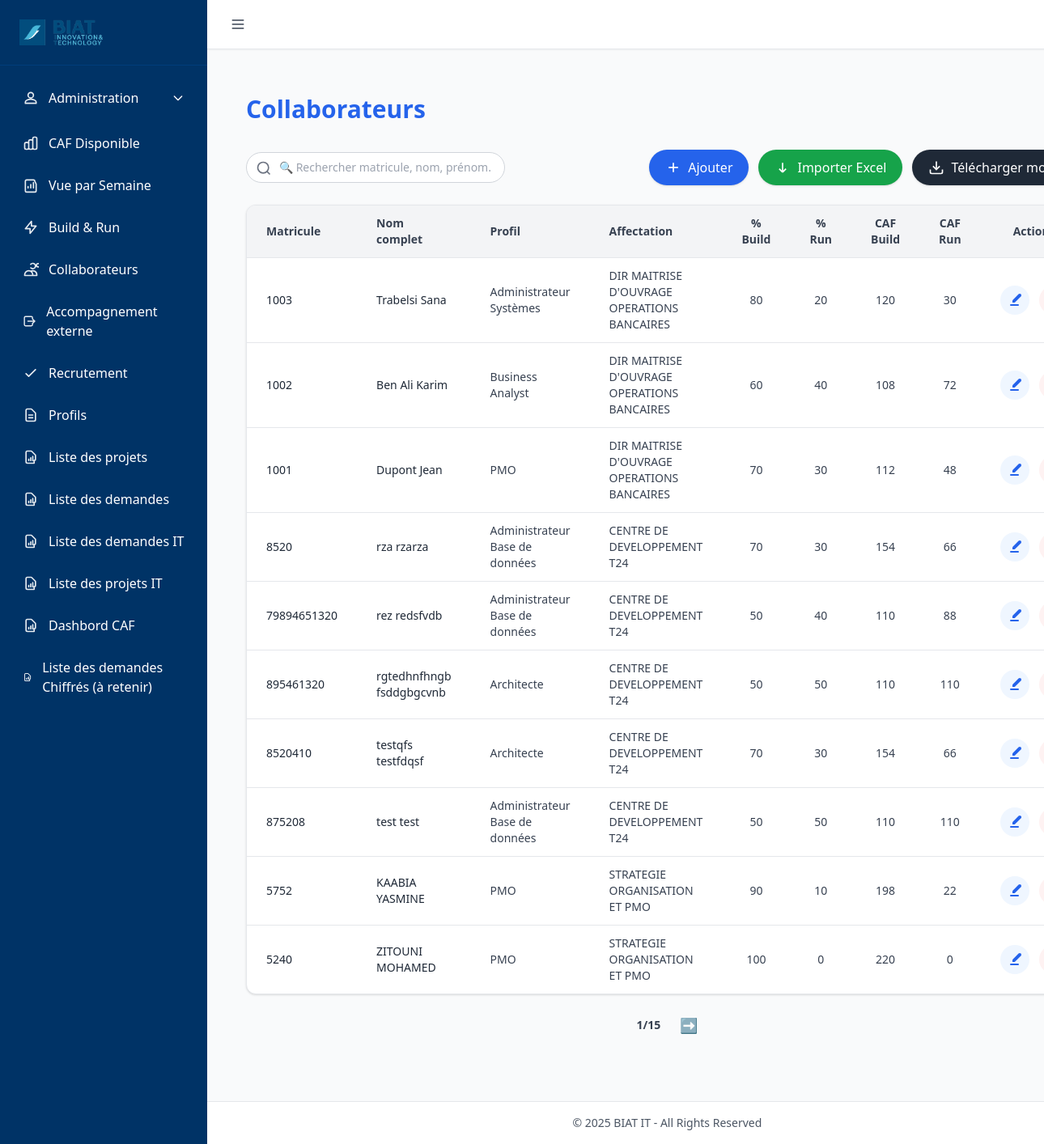
The app's page /collaborateurs/ with its own data.
### tables this page shows
CREATE TABLE collaborateurs (
    matricule TEXT PRIMARY KEY,
    nom TEXT NOT NULL,
    prenom TEXT NOT NULL,
    profil_id INTEGER,  -- ⚠️ plus de NOT NULL
    pourcentage_build INTEGER DEFAULT 70,
    pourcentage_run INTEGER DEFAULT 30,
    caf_disponible_build INTEGER DEFAULT 0,
    caf_disponible_run INTEGER DEFAULT 0,
    affectation_id INTEGER,  -- ⚠️ plus de NOT NULL
    build_ratio INTEGER DEFAULT 70,
    run_ratio INTEGER DEFAULT 30,
    idate TEXT,
    iuser TEXT,
    udate TEXT,
    uuser TEXT, heures_base INTEGER,
    FOREIGN KEY (profil_id) REFERENCES profils(id),
    FOREIGN KEY (affectation_id) REFERENCES affectation(id)
);

CREATE TABLE profils (
    id INTEGER PRIMARY KEY AUTOINCREMENT,
    nom TEXT UNIQUE NOT NULL
, heures_base INTEGER DEFAULT 35, build_ratio INTEGER DEFAULT 70, run_ratio INTEGER DEFAULT 30, description TEXT, idate DATETIME, iuser INTEGER, udate DATETIME, uuser INTEGER);

CREATE TABLE affectation (
    id INTEGER PRIMARY KEY AUTOINCREMENT,
    nom TEXT UNIQUE NOT NULL
);

### routes/collaborateurs_routes.py (the view)
@collab_bp.route('/')
def liste_collaborateurs():
    profil_id = request.args.get('profil_id', type=int)
    search = request.args.get('search', '').strip()
    incomplets = request.args.get('incomplets')
    page = request.args.get('page', 1, type=int)
    per_page = 10
    offset = (page - 1) * per_page
    profils = query_db("SELECT * FROM profils ORDER BY nom")
    affectations = query_db("SELECT * FROM affectation ORDER BY nom")
    base_query = """
        SELECT
            c.matricule, c.nom, c.prenom, c.profil_id, c.affectation_id,
            c.pourcentage_build, c.pourcentage_run,
            c.caf_disponible_build, c.caf_disponible_run,
            p.nom AS profil, a.nom AS affectation, c.heures_base
        FROM collaborateurs c
        LEFT JOIN profils p ON c.profil_id = p.id
        LEFT JOIN affectation a ON c.affectation_id = a.id
        WHERE 1=1
    """
    args = []
    if profil_id:
        base_query += " AND p.id = ?"
        args.append(profil_id)
    if search:
        base_query += " AND (c.matricule LIKE ? OR c.nom LIKE ? OR c.prenom LIKE ?)"
        args.extend([f"%{search}%", f"%{search}%", f"%{search}%"])
    if incomplets:
        base_query += " AND (c.profil_id IS NULL OR c.affectation_id IS NULL)"
    total = query_db(f"SELECT COUNT(*) AS count FROM ({base_query})", args, one=True)['count']
    total_pages = (total // per_page) + (1 if total % per_page > 0 else 0)
    user_role = session.get('user', {}).get('role', '')
    collaborateurs = query_db(f"{base_query} ORDER BY c.rowid DESC LIMIT ? OFFSET ?", args + [per_page, offset])
    collaborateurs = [dict(c) for c in collaborateurs]
    for c in collaborateurs:
        c['repartitions'] = query_db("""
            SELECT cr.*, p.nom AS profil_nom
            FROM collaborateur_repartition cr
            LEFT JOIN profils p ON p.id = cr.profil_id
            WHERE cr.collaborateur_id = ?
        """, [c['matricule']])
    return render_template(
        'collaborateurs/liste.html',
        collaborateurs=collaborateurs,
        profils=profils,
        affectations=affectations,
        profil_id=profil_id,
        search=search,
        incomplets=incomplets,
        page=page,
        total_pages=total_pages,
        user_role=user_role
    )

### utils/db_utils.py (called while the page is built)
def get_connection():
    conn = sqlite3.connect(
        DB_PATH,
        timeout=60,               # ⏱️ Patiente jusqu'à 60s avant "database is locked"
        check_same_thread=False
    )
    conn.row_factory = sqlite3.Row
    conn.execute("PRAGMA journal_mode=WAL;")      # Autorise les écritures concurrentes
    conn.execute("PRAGMA synchronous=NORMAL;")    # Bon compromis vitesse/sécurité
    conn.execute("PRAGMA foreign_keys = ON;")     # Active les clés étrangères
    conn.execute("PRAGMA busy_timeout = 60000;")  # Attend 60s avant d'abandonner une écriture
    return conn

def query_db(query, args=(), one=False, retries=3, delay=1):
    for attempt in range(retries):
        try:
            conn = get_connection()
            cur = conn.execute(query, args)
            rows = cur.fetchall()
            cur.close()
            conn.close()
            return (rows[0] if rows else None) if one else rows
        except sqlite3.OperationalError as e:
            if "locked" in str(e).lower() and attempt < retries - 1:
                time.sleep(delay)
                continue
            raise

### templates/collaborateurs/liste.html (shortened to what this page needs)
{% extends "base.html" %}
{% block content %}
<div class="max-w-7xl mx-auto px-6 py-8 pb-10">
  <h1 class="text-3xl font-bold mb-8 text-blue-600">Collaborateurs</h1>
  <div class="mb-6 flex flex-col md:flex-row md:items-center md:justify-between gap-4">
    <form method="get" action="{{ url_for('collaborateurs.liste_collaborateurs') }}" class="flex items-center gap-2">
      <div class="relative">
        <input type="text" name="search" value="{{ request.args.get('search','') }}"
               placeholder="🔍 Rechercher matricule, nom, prénom..."
               class="border border-gray-300 rounded-full pl-10 pr-4 py-2 text-sm w-80 focus:ring-blue-400 focus:border-blue-400">
        <svg xmlns="http://www.w3.org/2000/svg" class="h-5 w-5 text-gray-500 absolute left-3 top-2.5" fill="none" viewBox="0 0 24 24" stroke="currentColor">
          <circle cx="11" cy="11" r="8" stroke-width="2"/>
          <line x1="21" y1="21" x2="16.65" y2="16.65" stroke-width="2"/>
        </svg>
      </div>
    </form>
    <div class="flex items-center gap-3">
      <button onclick="openAddModal()"
              class="inline-flex items-center gap-2 bg-blue-600 hover:bg-blue-700 text-white px-5 py-2.5 rounded-full shadow transition">
        <svg xmlns="http://www.w3.org/2000/svg" class="h-5 w-5" viewBox="0 0 24 24" fill="none" stroke="currentColor">
          <line x1="12" y1="5" x2="12" y2="19" stroke-width="2"/>
          <line x1="5" y1="12" x2="19" y2="12" stroke-width="2"/>
        </svg>
        Ajouter
      </button>
      <button type="button"
              onclick="document.getElementById('excelFileInput').click()"
              class="inline-flex items-center gap-2 bg-green-600 hover:bg-green-700 text-white px-5 py-2.5 rounded-full shadow transition">
        <svg xmlns="http://www.w3.org/2000/svg" class="h-5 w-5" viewBox="0 0 24 24" fill="none" stroke="currentColor">
          <path d="M12 5v14m0 0l-5-5m5 5l5-5" stroke-width="2"/>
        </svg>
        Importer Excel
      </button>
      <a href="{{ url_for('collaborateurs.telecharger_modele') }}"
         class="inline-flex items-center gap-2 bg-gray-800 hover:bg-gray-900 text-white px-5 py-2.5 rounded-full shadow transition">
        <svg xmlns="http://www.w3.org/2000/svg" class="h-5 w-5" viewBox="0 0 24 24" fill="none" stroke="currentColor">
          <path d="M21 15v4a2 2 0 0 1-2 2H5a2 2 0 0 1-2-2v-4" stroke-width="2"/>
          <polyline points="7 10 12 15 17 10" stroke-width="2"/>
          <line x1="12" y1="15" x2="12" y2="3" stroke-width="2"/>
        </svg>
        Télécharger modèle
      </a>
    </div>
  </div>
  <div class="overflow-x-auto bg-white shadow rounded-xl border border-gray-200">
    <table class="min-w-full divide-y divide-gray-200">
      <thead class="bg-gray-100 text-sm text-gray-700">
        <tr>
          <th class="px-6 py-3 text-left font-semibold">Matricule</th>
          <th class="px-6 py-3 text-left font-semibold">Nom complet</th>
          <th class="px-6 py-3 text-left font-semibold">Profil</th>
          <th class="px-6 py-3 text-left font-semibold">Affectation</th>
          <th class="px-6 py-3 text-center font-semibold">% Build</th>
          <th class="px-6 py-3 text-center font-semibold">% Run</th>
          <th class="px-6 py-3 text-center font-semibold">CAF Build</th>
          <th class="px-6 py-3 text-center font-semibold">CAF Run</th>
          <th class="px-6 py-3 text-center font-semibold">Actions</th>
        </tr>
      </thead>
      <tbody class="divide-y divide-gray-200">
        {% for c in collaborateurs %}
        <tr class="hover:bg-gray-50 transition {% if not c.profil or not c.affectation %}bg-red-50{% endif %}">
          <td class="px-6 py-3 text-sm text-gray-800">{{ c.matricule }}</td>
          <td class="px-6 py-3 text-sm font-medium text-gray-800">{{ c.nom }} {{ c.prenom }}</td>
          <td class="px-6 py-3 text-sm text-gray-700">{{ c.profil or '—' }}</td>
          <td class="px-6 py-3 text-sm text-gray-700">{{ c.affectation or '—' }}</td>
          <td class="px-6 py-3 text-sm text-center text-gray-700">{{ c.pourcentage_build or 0 }}</td>
          <td class="px-6 py-3 text-sm text-center text-gray-700">{{ c.pourcentage_run or 0 }}</td>
          <td class="px-6 py-3 text-sm text-center text-gray-700">{{ c.caf_disponible_build|default(0)|round(2) }}</td>
          <td class="px-6 py-3 text-sm text-center text-gray-700">{{ c.caf_disponible_run|default(0)|round(2) }}</td>
          <td class="px-6 py-3 text-center">
            <div class="flex justify-center gap-3">
              <button type="button" class="p-2 rounded-full bg-blue-50 hover:bg-blue-100 text-blue-600"
                      title="Modifier"
                      onclick="openEditModal('{{ c.matricule }}','{{ c.nom|e }}','{{ c.prenom|e }}','{{ c.profil_id or '' }}','{{ c.affectation_id or '' }}','{{ c.pourcentage_build or 0 }}','{{ c.pourcentage_run or 0 }}','{{ c.heures_base or 0 }}')">
                <svg xmlns="http://www.w3.org/2000/svg" class="h-5 w-5" fill="currentColor" viewBox="0 0 20 20">
                  <path d="M17.414 2.586a2 2 0 00-2.828 0L7 10.172V13h2.828l7.586-7.586a2 2 0 000-2.828z"/>
                  <path fill-rule="evenodd" d="M4 16a1 1 0 011-1h9a1 1 0 110 2H5a1 1 0 01-1-1z" clip-rule="evenodd"/>
                </svg>
              </button>
              <form method="POST" action="{{ url_for('collaborateurs.supprimer_collaborateur', matricule=c.matricule) }}" class="inline">
                <button type="submit"
                        onclick="return confirm('Supprimer {{ c.nom }} {{ c.prenom }} ?')"
                        class="p-2 rounded-full bg-red-50 hover:bg-red-100 text-red-600"
                        title="Supprimer">
                </button>
              </form>
            </div>
          </td>
        </tr>
        {% else %}
        <tr><td colspan="9" class="text-center px-6 py-6 text-gray-500 italic">Aucun collaborateur trouvé.</td></tr>
        {% endfor %}
      </tbody>
    </table>
  </div>
  <div class="flex justify-center items-center mt-6 gap-6">
    <span class="text-gray-700 text-sm font-semibold">{{ page }}/{{ total_pages }}</span>
    {% if page < total_pages %}
      <a href="{{ url_for('collaborateurs.liste_collaborateurs', page=page+1, profil_id=profil_id, search=request.args.get('search','')) }}"
         class="text-blue-600 hover:text-blue-800 text-lg">➡️</a>
    {% endif %}
  </div>
</div>
{% endblock %}

### static/css/styles.css (style rules this page uses)
body { background-color: #f8f9fa; }

### records on screen
collaborateurs: matricule "1003", nom "Trabelsi", prenom "Sana", nom "Administrateur Systèmes", nom "DIR MAITRISE D'OUVRAGE OPERATIONS BANCAIRES", pourcentage_build "80", pourcentage_run "20", caf_disponible_build "120", caf_disponible_run "30"
collaborateurs: matricule "1002", nom "Ben Ali", prenom "Karim", nom "Business Analyst", nom "DIR MAITRISE D'OUVRAGE OPERATIONS BANCAIRES", pourcentage_build "60", pourcentage_run "40", caf_disponible_build "108", caf_disponible_run "72"
collaborateurs: matricule "1001", nom "Dupont", prenom "Jean", nom "PMO", nom "DIR MAITRISE D'OUVRAGE OPERATIONS BANCAIRES", pourcentage_build "70", pourcentage_run "30", caf_disponible_build "112", caf_disponible_run "48"
collaborateurs: matricule "8520", nom "rza", prenom "rzarza", nom "Administrateur Base de données", nom "CENTRE DE DEVELOPPEMENT T24", pourcentage_build "70", pourcentage_run "30", caf_disponible_build "154", caf_disponible_run "66"
collaborateurs: matricule "79894651320", nom "rez", prenom "redsfvdb", nom "Administrateur Base de données", nom "CENTRE DE DEVELOPPEMENT T24", pourcentage_build "50", pourcentage_run "40", caf_disponible_build "110", caf_disponible_run "88"
collaborateurs: matricule "895461320", nom "rgtedhnfhngb", prenom "fsddgbgcvnb", nom "Architecte", nom "CENTRE DE DEVELOPPEMENT T24", pourcentage_build "50", pourcentage_run "50", caf_disponible_build "110", caf_disponible_run "110"
collaborateurs: matricule "8520410", nom "testqfs", prenom "testfdqsf", nom "Architecte", nom "CENTRE DE DEVELOPPEMENT T24", pourcentage_build "70", pourcentage_run "30", caf_disponible_build "154", caf_disponible_run "66"
collaborateurs: matricule "875208", nom "test", prenom "test", nom "Administrateur Base de données", nom "CENTRE DE DEVELOPPEMENT T24", pourcentage_build "50", pourcentage_run "50", caf_disponible_build "110", caf_disponible_run "110"
collaborateurs: matricule "5752", nom "KAABIA", prenom "YASMINE", nom "PMO", nom "STRATEGIE ORGANISATION ET PMO", pourcentage_build "90", pourcentage_run "10", caf_disponible_build "198", caf_disponible_run "22"
collaborateurs: matricule "5240", nom "ZITOUNI", prenom "MOHAMED", nom "PMO", nom "STRATEGIE ORGANISATION ET PMO", pourcentage_build "100", pourcentage_run "0", caf_disponible_build "220", caf_disponible_run "0"

### other values on screen
{{ page }} "1"
{{ total_pages }} "15"
